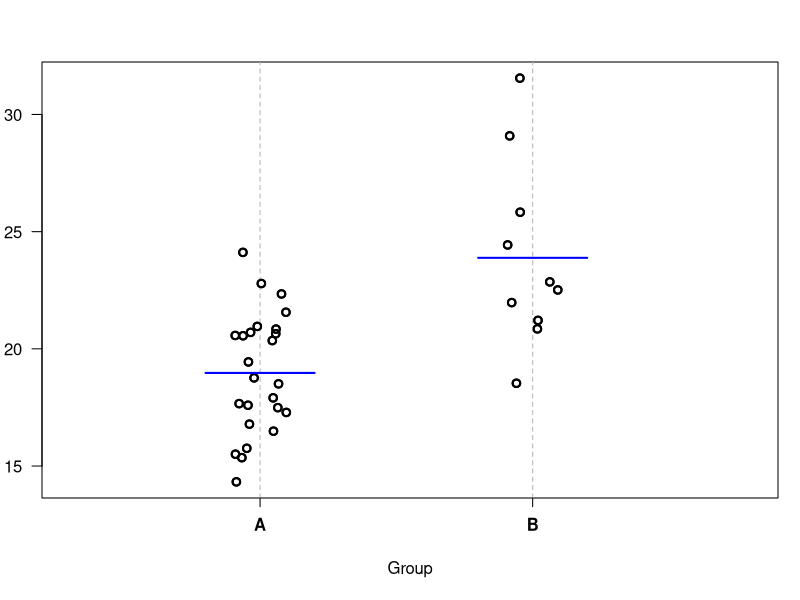
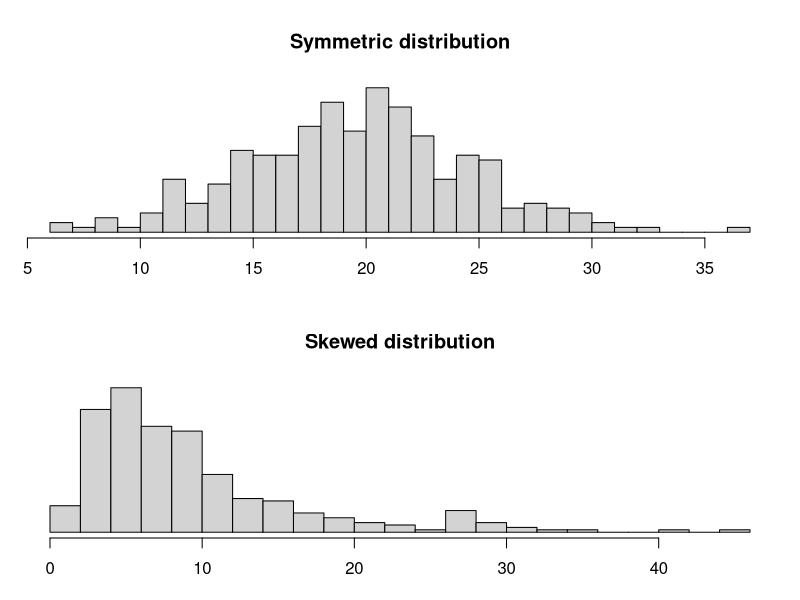
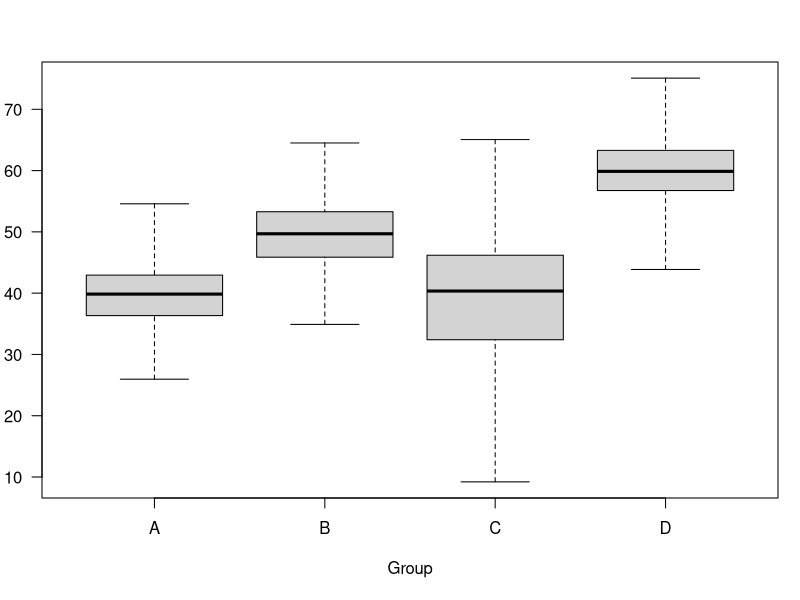

Generate these figures, in order, with R:
## ---- chunk 1
par(las=1,mar=c(5,2,3,1)+0.1)
x <- rnorm(25,20,3)
y <- rnorm(10,24,5)
z <- rep(1:2,c(length(x),length(y)))
z <- z + runif(length(z),-0.1,0.1)
plot(z,c(x,y),
     xlim=c(0.3,2.8),xaxt="n",xlab="Group",ylab="",lwd=2)
abline(v=c(1,2),lty=2,col="gray70")
points(z,c(x,y),lwd=2)
u <- par("usr")
segments(c(1,2),u[3],c(1,2),u[3]-diff(u[3:4])*0.02,xpd=TRUE)
text(c(1,2),u[3]-diff(u[3:4])*0.06,c("A","B"),xpd=TRUE,font=2)
mex <- mean(x)
mey <- mean(y)
segments(0.8,mex,1.2,mex,lwd=2,col="blue")
segments(1.8,mey,2.2,mey,lwd=2,col="blue")
## ---- chunk 2
par(las=1,mfrow=c(2,1),mar=c(3,1,4,1)+0.1)
x <- rnorm(300,20,5)
y <- exp(rnorm(300,2,0.75))
mx <- ceiling(max(c(x,y)))
hist(x,breaks=30,xlab="",ylab="",
     yaxt="n",main="Symmetric distribution")
hist(y,breaks=30,xlab="",ylab="",
     yaxt="n",main="Skewed distribution")
## ---- chunk 3
par(las=1,mfrow=c(1,1),mar=c(5,2,3,1)+0.1)
x <- rnorm(300,40,5)
y <- rnorm(300,50,5)
z <- rnorm(300,40,10)
w <- rnorm(300,60,5)
boxplot(x,y,z,w,xlab="Group",names=c("A","B","C","D"),range=0)
